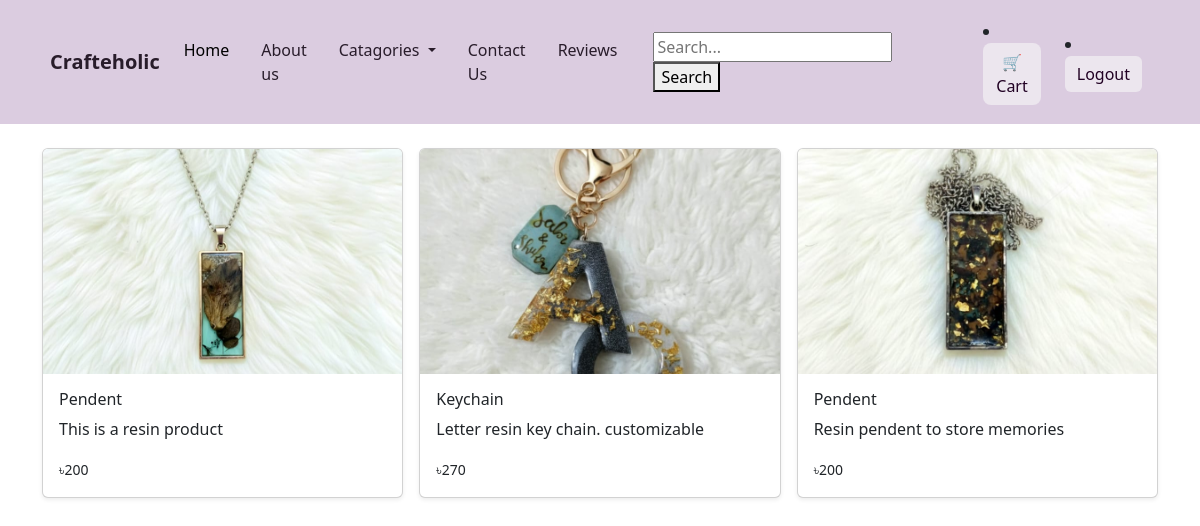
Screenshot of /category/resin/ (signed in) with the database file from the repository.
### Home/models.py (models this page shows, shortened)
class Product(models.Model):
    CATEGORY_CHOICES = [
        ('resin', 'Resin Art'),
        ('custom', 'Customised Work'),
        ('chocolate', 'Chololate Box'),
        ('ScrapBook', 'Scrapbook'),
    ]
    name = models.CharField(max_length=200)
    category = models.CharField(max_length=50, choices=CATEGORY_CHOICES)
    price = models.PositiveIntegerField()
    image = models.ImageField(upload_to='products/')
    short_description = models.TextField(max_length=300, blank=True)
    is_featured = models.BooleanField(default=False)
    created_at = models.DateTimeField(auto_now_add=True)

### Home/views.py (the view)
# urls.py: path('category/<str:category>/', views.category_products, name='category_products'),
def category_products(request, category):
    products = Product.objects.filter(category=category)
    return render(request, 'Home/product.html', {'products': products})

### crafteholic/templates/Home/product.html (shortened to what this page needs)
{% extends "base.html" %}
{% load static %}
{% block body %}
<div class="container my-4">
  <div class="row row-cols-1 row-cols-sm-2 row-cols-md-3 g-3">
    {% for product in products %}
    <div class="col">
      <div class="card shadow-sm h-100">
        {% if product.image %}
          <img src="{{ product.image.url }}" class="card-img-top" alt="{{ product.name }}"
               style="height:225px; object-fit:cover; cursor:pointer;"
               data-bs-toggle="modal" data-bs-target="#productModal{{ product.id }}">
        {% else %}
          <img src="{% static 'images/no-image.png' %}" class="card-img-top" alt="{{ product.name }}"
               style="height:225px; object-fit:cover; cursor:pointer;"
               data-bs-toggle="modal" data-bs-target="#productModal{{ product.id }}">
        {% endif %}
        <div class="card-body">
          <h6>{{ product.name }}</h6>
          <p>{{ product.short_description }}</p>
          <small>৳{{ product.price }}</small>
        </div>
      </div>
    </div>
    {% endfor %}
  </div>
</div>
{% endblock body %}

### rows the page displays
Product: image (picture), name "Pendent", short_description "This is a resin product", price "200"
Product: image (picture), name "Keychain", short_description "Letter resin key chain. customizable", price "270"
Product: image (picture), name "Pendent", short_description "Resin pendent to store memories", price "200"
